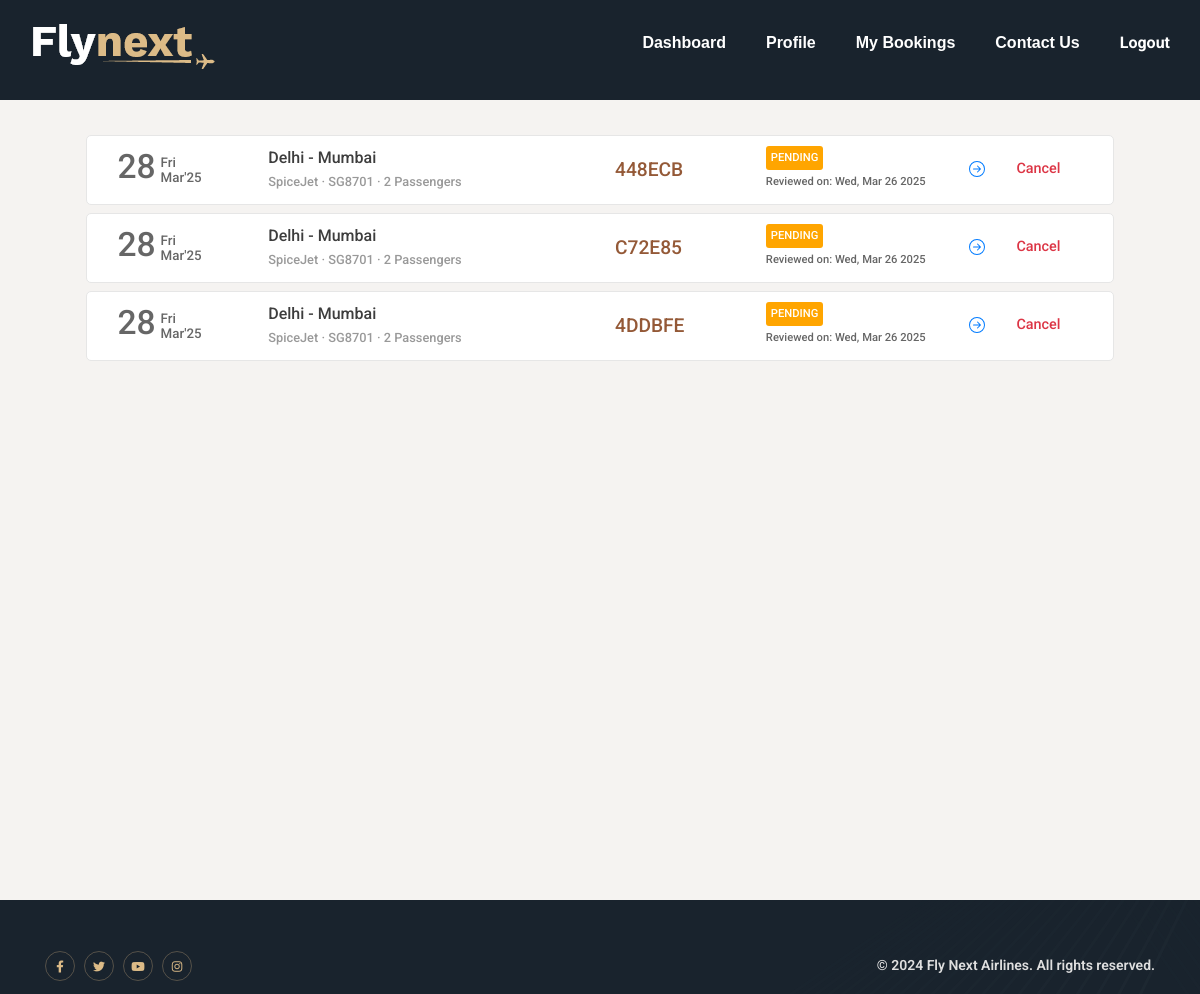
The app's page /bookings (signed in) with its own data.
### flight/models.py (models this page shows, shortened)
class Ticket(models.Model):
    user = models.ForeignKey(User,on_delete=models.CASCADE,related_name="bookings", blank=True, null=True)
    ref_no = models.CharField(max_length=6, unique=True)
    passengers = models.ManyToManyField(Passenger, related_name="flight_tickets")
    flight = models.ForeignKey(Flight, on_delete=models.CASCADE, related_name="tickets", blank=True, null=True)
    flight_ddate = models.DateField(blank=True, null=True)
    flight_adate = models.DateField(blank=True, null=True)
    flight_fare = models.FloatField(blank=True,null=True)
    other_charges = models.FloatField(blank=True,null=True)
    coupon_used = models.CharField(max_length=15,blank=True)
    coupon_discount = models.FloatField(default=0.0)
    total_fare = models.FloatField(blank=True, null=True)
    seat_class = models.CharField(max_length=20, choices=SEAT_CLASS)
    booking_date = models.DateTimeField(default=datetime.now)
    mobile = models.CharField(max_length=20,blank=True)
    email = models.EmailField(max_length=45, blank=True)
    status = models.CharField(max_length=45, choices=TICKET_STATUS)

class Flight(models.Model):
    origin = models.ForeignKey(Place, on_delete=models.CASCADE, related_name="departures")
    destination = models.ForeignKey(Place, on_delete=models.CASCADE, related_name="arrivals")
    depart_time = models.TimeField(auto_now=False, auto_now_add=False)
    depart_day = models.ManyToManyField(Week, related_name="flights_of_the_day")
    duration = models.DurationField(null=True)
    arrival_time = models.TimeField(auto_now=False, auto_now_add=False)
    plane = models.CharField(max_length=24)
    airline = models.CharField(max_length=64)
    economy_fare = models.FloatField(null=True)
    business_fare = models.FloatField(null=True)
    first_fare = models.FloatField(null=True)

class Place(models.Model):
    city = models.CharField(max_length=64)
    airport = models.CharField(max_length=64)
    code = models.CharField(max_length=3)
    country = models.CharField(max_length=64)

### flight/views.py (the view)
# urls.py: path('bookings',views.bookings,name='booking'),
@login_required
def bookings(request):
    if request.user.is_authenticated:
        tickets = Ticket.objects.filter(user=request.user).order_by('-booking_date')
        return render(request, 'flight/bookings.html', {
            'page': 'bookings',
            'tickets': tickets
        })
    else:
        return HttpResponseRedirect(reverse('login'))

### templates/flight/bookings.html (shortened to what this page needs)
{% extends 'flight/layout.html' %}
{% load static %}
{% block head %}
    <link rel="stylesheet" href="{% static 'css/bookings_style.css' %}">
{% endblock head %}
{% block body %}
    <section class="section section1">
        <div class="container">
            {% if tickets %}
                {% for ticket in tickets %}
                    <div class="row each-booking-div" id="{{ticket.ref_no}}">
                        <div class="col-2" style="display: flex;">
                            <div style="display: flex; color: #666666; margin-top: auto;">
                                <div>
                                    <span style="font-size: 2.1em;">{{ticket.flight_ddate | date:"d"}}</span>
                                </div>
                                <div style="font-size: smaller; display: flex; margin: auto 0; padding-left: 5px; line-height: 1em;">
                                    <div style="margin: auto;">
                                        <div style="margin-bottom: 1px;">{{ticket.flight_ddate | date:"D"}}</div>
                                        <div style="margin-top: 1px;">{{ticket.flight_ddate | date:"M'y"}}</div>
                                    </div>
                                </div>
                            </div>
                        </div>
                        <div class="col-4 middle-div">
                            <div style="width:100%">
                                <div class="row places-div" style=" display: flex;">
                                    <div style="max-width: 45%;">{{ticket.flight.origin.city}}</div>
                                    <div>&nbsp;-&nbsp;</div>
                                    <div style="max-width: 45%;">{{ticket.flight.destination.city}}</div>
                                </div>
                                <div class="row places-div" style="font-size: .8em; color: #999999; ">
                                    <div style="max-width: 100%;">{{ticket.flight.airline}} &middot; {{ticket.flight.plane}} &middot; {{ticket.passengers.count}} Passengers</div>
                                </div>
                            </div>
                        </div>
                        <div class="col-2 middle-div">
                            <div style="font-size: 1.2em; color: #945937;">{{ticket.ref_no}}</div>
                        </div>
                        <div class="col-2 middle-div">
                            <div>
                                <div class="row status-div">
                                    {% if ticket.status == 'PENDING' %}
                                        <div class="orange">{{ticket.status}}</div>
                                    {% endif %}
                                </div>
                                <div class="row booking-date-div" style="font-size: .7em; color: #666;">
                                    {% if ticket.status == 'PENDING' %}
                                        Reviewed on: {{ticket.booking_date | date:"D, M d Y"}}
                                    {% endif %}
                                </div>
                            </div>
                        </div>
                        <div class="col-2 last-div">
                            <div>
                                <div class="ticket-action-div">
                                    {% if ticket.status == 'PENDING' %}
                                        <form action="{% url 'resumebooking' %}" method="POST">
                                            <button type="submit" class="btn btn-outline-primary btnp rbtn">
                                            </button>
                                        </form>
                                        <button type="button" class="btn btn-outline-danger btnp cbtn" data-ref="{{ticket.ref_no}}" onclick="popup(this)">Cancel</button>
                                    {% endif %}
                                </div>
                            </div>
                        </div>
                    </div>
                {% endfor %}
            {% endif %}
        </div>
    </section>
{% endblock %}

### static/css/layout_style.css (style rules this page uses)
body { margin: 0px; padding: 0px; font-family: "Rubik", sans-serif; font-weight: normal; font-style: normal; min-width: 250px; }
.section { background-size: cover; background-position: center; background-repeat: no-repeat; padding: 30px 50px; min-height: 100vh; }

### static/assets/css/style1.css (style rules this page uses)
html { font-size: 100%; scroll-behavior: smooth; }
body { background-color: white; font-family: "Mulish", sans-serif; font-size: 16px; font-weight: 500; line-height: 1.5em; color: #3d3d3d; overflow-x: hidden; }
button, input[type="button"], input[type="reset"], input[type="submit"] { border: none; cursor: pointer; }
span { display: inline-block; }
.bg--gray { background-color: #f5f3f1; }
button, input[type="button"], input[type="reset"], input[type="submit"], input[type="button"], input[type="reset"], input[type="submit"] { cursor: pointer; -webkit-appearance: button; }
.btn { -webkit-transition: all 0.3s ease 0.02s; transition: all 0.3s ease 0.02s; }
.btn { border: 0px solid; border-radius: 0px; font-weight: 500; font-size: 16px; -webkit-transition: all 0.3s ease 0s; transition: all 0.3s ease 0s; }
.row > * { position: relative; }
section { overflow: hidden; }

### static/css/bookings_style.css (style rules this page uses)
* { font-family: 'Roboto', sans-serif; }
body { background-color: #f5f5f5; word-wrap: break-word; }
.container { cursor: pointer; }
.each-booking-div { width: 96%; margin: 5px auto 8px auto; transition-duration: .4s; padding: 10px 15px; background-color: #fff; border: 1px solid #e6e6e6; border-radius: 5px; }
.btnp { padding: .15rem .6rem; font-size: .9em; margin-top: 3px; margin-bottom: 5px; }
.each-booking-div > div { display: flex; overflow: auto; }
.each-booking-div > div > div { margin-top: auto; margin-bottom: auto; width: 100%; }
.green, .red, .orange { border-radius: 3px; color: white; padding-left: 5px; padding-right: 5px; font-size: .7em; }
.orange { background-color: orange; }
.ticket-action-div { display: flex; justify-content: space-evenly; }
.pbtn, .rbtn { border: 0; }

### records on screen
Ticket: flight_ddate "28", flight_ddate "Fri", flight_ddate "Mar'25", flight.origin.city "Delhi", flight.destination.city "Mumbai", flight.airline "SpiceJet", flight.plane "SG8701", passengers.count "2", ref_no "448ECB", status "PENDING", booking_date "Wed, Mar 26 2025"
Ticket: flight_ddate "28", flight_ddate "Fri", flight_ddate "Mar'25", flight.origin.city "Delhi", flight.destination.city "Mumbai", flight.airline "SpiceJet", flight.plane "SG8701", passengers.count "2", ref_no "C72E85", status "PENDING", booking_date "Wed, Mar 26 2025"
Ticket: flight_ddate "28", flight_ddate "Fri", flight_ddate "Mar'25", flight.origin.city "Delhi", flight.destination.city "Mumbai", flight.airline "SpiceJet", flight.plane "SG8701", passengers.count "2", ref_no "4DDBFE", status "PENDING", booking_date "Wed, Mar 26 2025"
